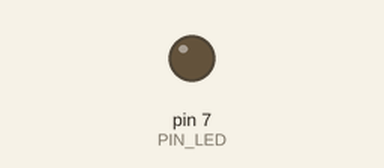
Recording of a sketch running on a simulated Arduino Uno, built with avr-gcc and run on an emulated ATmega328P. Shown: output pins drawn as LEDs (lit = HIGH). Dashed ring = blinking. At 2.0 s the program stops and its outputs stay as they are.

Above: at 0.5 s.
At 1.85 s:
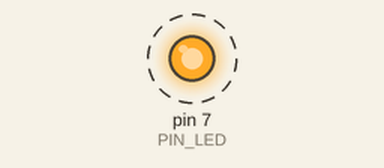
Timing chart, 0 to 3.0 s (numbered marks = the images above):
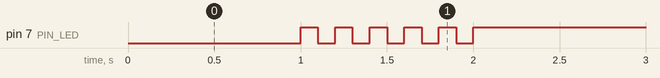

The sketch:

05_practice_2.ino
```cpp
#define PIN_LED 7

void setup() {
  pinMode(PIN_LED, OUTPUT);
}

void loop() {
  digitalWrite(PIN_LED, 0);
  delay(1000);
  for (int i = 0; i <= 4; i++) {
    digitalWrite(PIN_LED, 1);   // loop 5 times in 1s
    delay(100);
    digitalWrite(PIN_LED, 0);
    delay(100);
  }
  while(1) {
    digitalWrite(PIN_LED, 1);  // infinite loop
  }
}
```

Measured:
- by itself, pin 7 (PIN_LED): alternates HIGH for 0.10 s and LOW for 0.10 s, 11 changes in all, then stays HIGH
